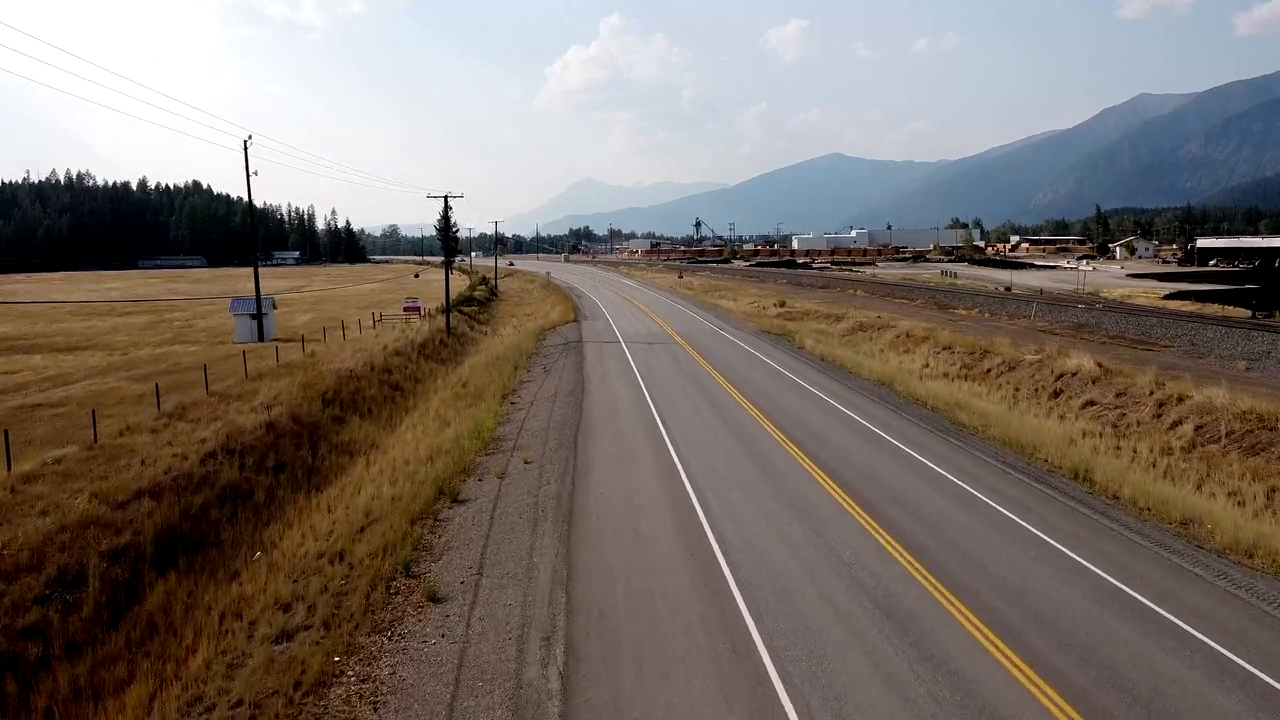
#> input picture frame 30 of road_line_detection/video/video.mp4, 1280 x 720 px
$ jupyter execute road_line_detection.ipynb
#> lines starting #> are read from the running program, lines starting #| are printed output that depends on the picture; after the words box and inside, x2 and y2 are one past the last pixel; in counts of white or black regions, pixels touching at a corner belong together
# **Road Line Detection**

Görüntü işleme klasiklerinden olan çizgi tespiti gerçekleştirilecektir.

Görüntüler çizgilerden ve köşelerden oluşur.

Bu yüzden çizgi tespiti oldukça önemlidir.

Gerçek hayat projesi olarak yolda bulunan şeritlerin tespiti gerçekleştirilecektir.

Otonom araçlarda en temel kurallar aracın gittiği şeridi tespit edebilmesi, şerit değiştirebilmesi ve diğer araçların hangi şeritlerden gittiğini kestirebilmesidir.

Bu nedenle yolda bulunan şeritlerin tespit edilmesi önemli bir konudur.

Yol kenarlarında bulunan çalılar bir sıra halinde diziliyse algoritma tarafından bir şerit olarak algılanabilir.

Bu durum önlenmeye çalışılacaktır.

Yolda uzun bir çizgi tespit edilmeye çalışıldığında etrafta bulunan çalılar, kum tepeleri de tespit edilir, kısa bir çizgi tespit edilmeye çalışıldığında yolda bulunan dönüşler kaçırılır.

Bu trade off'un önlenmesi için parametrelerin uygun bir şekilde ayarlanması gerekmektedir.

[cell 1]
import cv2
import numpy as np

Videoda bulunan önemli bölgelerin alınması için maskeleme işlemi gerçekleştirilir.

[cell 2]
def region_of_interest(image, vertices):
    mask = np.zeros_like(image) #beyaz kısım maskenin seçileceği kısımdır.
    match_mask_color = 255  #255'e beyaza karşılık gelir.

    #fillPoly methodu maskeyi oluşturarak kullanılabilir hale getirir.
    cv2.fillPoly(mask, vertices, match_mask_color)
    masked_image = cv2.bitwise_and(image, mask)
    return masked_image

[cell 3]
def draw_lines(image, lines):

    image = np.copy(image)
    blank_image = np.zeros((image.shape[0], image.shape[1],3), dtype = np.uint8)

    for line in lines:
        for x1,y1,x2,y2 in line:
            cv2.line(blank_image, (x1,y1), (x2,y2), (0,255,0), thickness = 10)

    image = cv2.addWeighted(image, 0.8, blank_image, 1, 0.0)

    return image

[cell 4]
def process(image):
    height, width = frame.shape[0], frame.shape[1]

    region_of_interest_vertices = [(0, height), (width, height), (width, 255)]
    #maskeleme yapmak için kullanılacaktır.
    #projeye göre maskelenecek alan değişiklik göstereceğinden tune edilmesi gerekir.

    #converting bgr to grayscacle format
    gray_scale_image = cv2.cvtColor(image, cv2.COLOR_BGR2GRAY)

    #canny methodu ile kenarlar bulunur.
    #parametreler tune edilerek kenarların tespiti gerçekleşir.
    #burada sadece yol üzerindeki şeritlerin değil, yol kenarında bulunan ağaçların, çalıların da kenarlarının tespiti gerçekleşir.
    canny_image = cv2.Canny(gray_scale_image, 250, 120)

    #maskeleme fonksiyonu çağrılır.
    cropped_image = region_of_interest(canny_image, np.array([region_of_interest_vertices], np.int32))

    #HoughLinesP methodu ile düz çizgiler tespit edilir.
    #minLineLength tune edilmesi gereken bir parametredir, projeye göre değişiklik gösterir.
    #maxLineGap -> gap açıklık demektir. açıklık belirlenerek iki farklı line olduğu tespit edilir.
    lines = cv2.HoughLinesP(cropped_image, rho = 2, theta = np.pi/180, threshold = 200, lines = np.array([]),minLineLength = 150, maxLineGap = 2)
    #print(lines)

    image_with_cropped_image_line = draw_lines(image, lines)

    return image_with_cropped_image_line

[cell 5]
capture = cv2.VideoCapture(r"C:\Users\ilhan\Desktop\video.mp4")

[cell 6]
#video read
while True:

    ret, frame = capture.read()
#> frame is the input picture: shape (720, 1280, 3); mean B, G, R 105.4, 112.4, 122.6


    if ret == True:

        frame = process(frame)
#> in process, `canny_image = cv2.Canny(gray_scale_image, 250, 120)`:
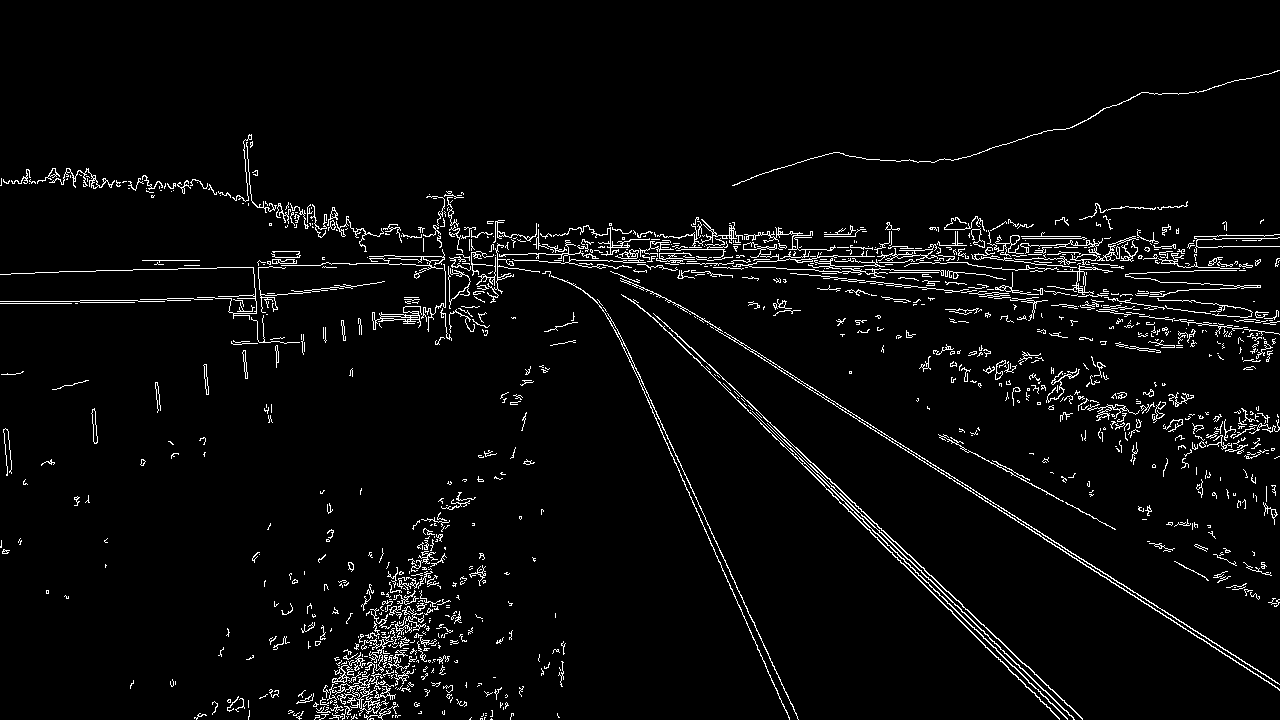
#> canny_image: shape (720, 1280); 3.8% white in thin lines or dots
#> in region_of_interest, `masked_image = cv2.bitwise_and(image, mask)`:
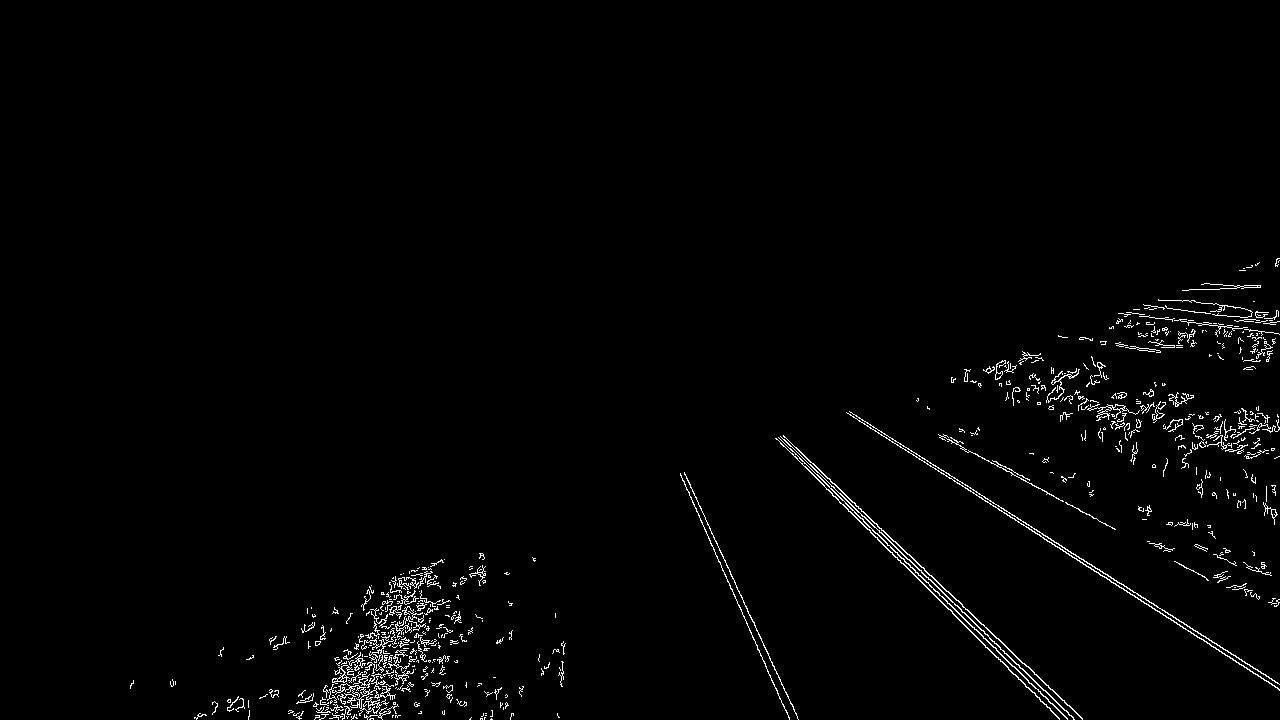
#> masked_image: shape (720, 1280); 1.6% white in thin lines or dots, all inside (x1, y1, x2, y2) = (130, 258, 1280, 720)
#> in process, `lines = cv2.HoughLinesP(cropped_image, rho = 2, theta = np.pi/180, thr..`: lines = [[943, 473, 1130, 594], [897, 557, 1059, 719], [840, 493, 1074, 719], [845, 503, 1048, 699], [1031, 527, 1241, 659], [1051, 542, 1279, 690], [709, 528, 798, 719], [680, 473, 789, 719]]
#> the loop in draw_lines, `for line in lines:` made 8 passes
#> after the loop in draw_lines, `for line in lines:`:
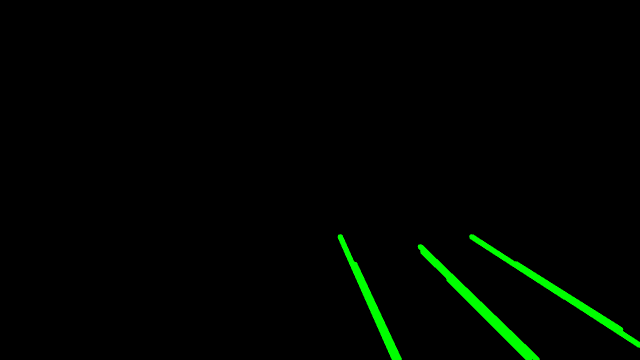
#> blank_image: shape (720, 1280, 3) (shown at 1/2 size); mean of channels 0, 1, 2 0, 4.4, 0; drawn as B, G, R
#> in draw_lines, `image = cv2.addWeighted(image, 0.8, blank_image, 1, 0.0)`:
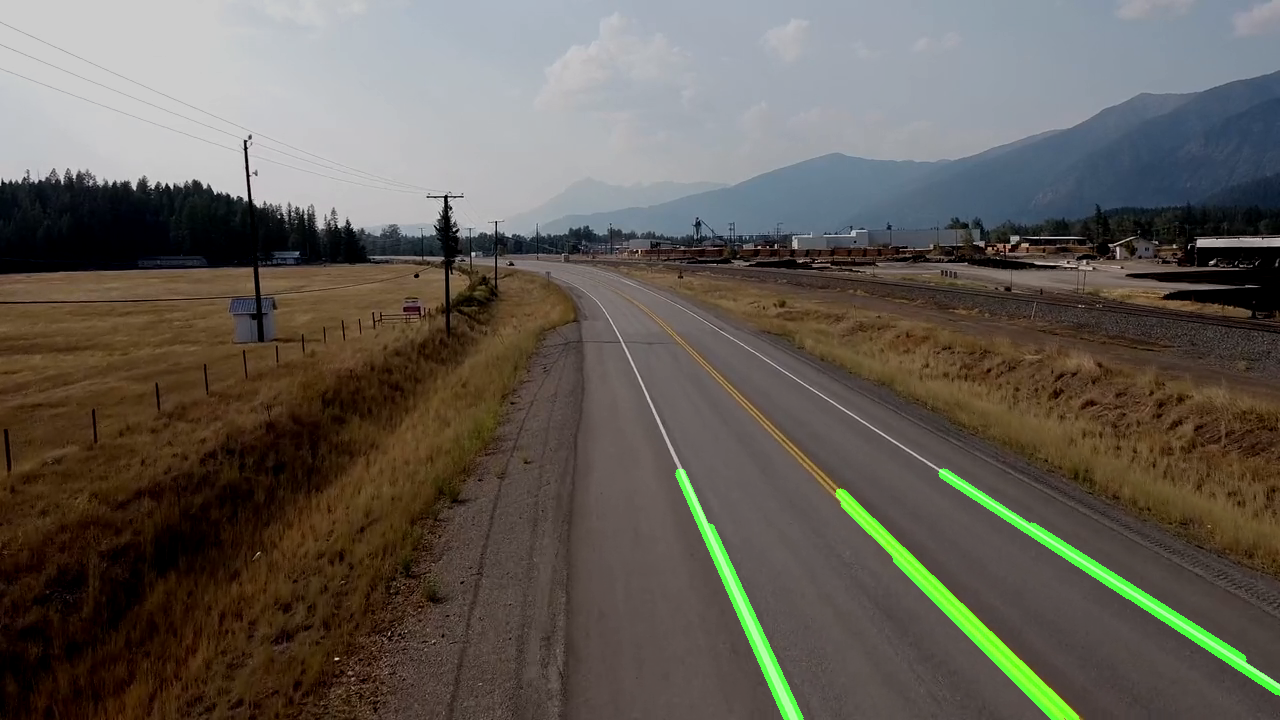
#> image: shape (720, 1280, 3); mean B, G, R 84.3, 92.6, 98.1

        cv2.imshow("Road Line Detection",frame)

        if cv2.waitKey(50) & 0xFF == ord('q'):
#> (key q is pressed here)
            break

    else:
        break

capture.release()
cv2.destroyAllWindows()

$ run again, starting later in the video
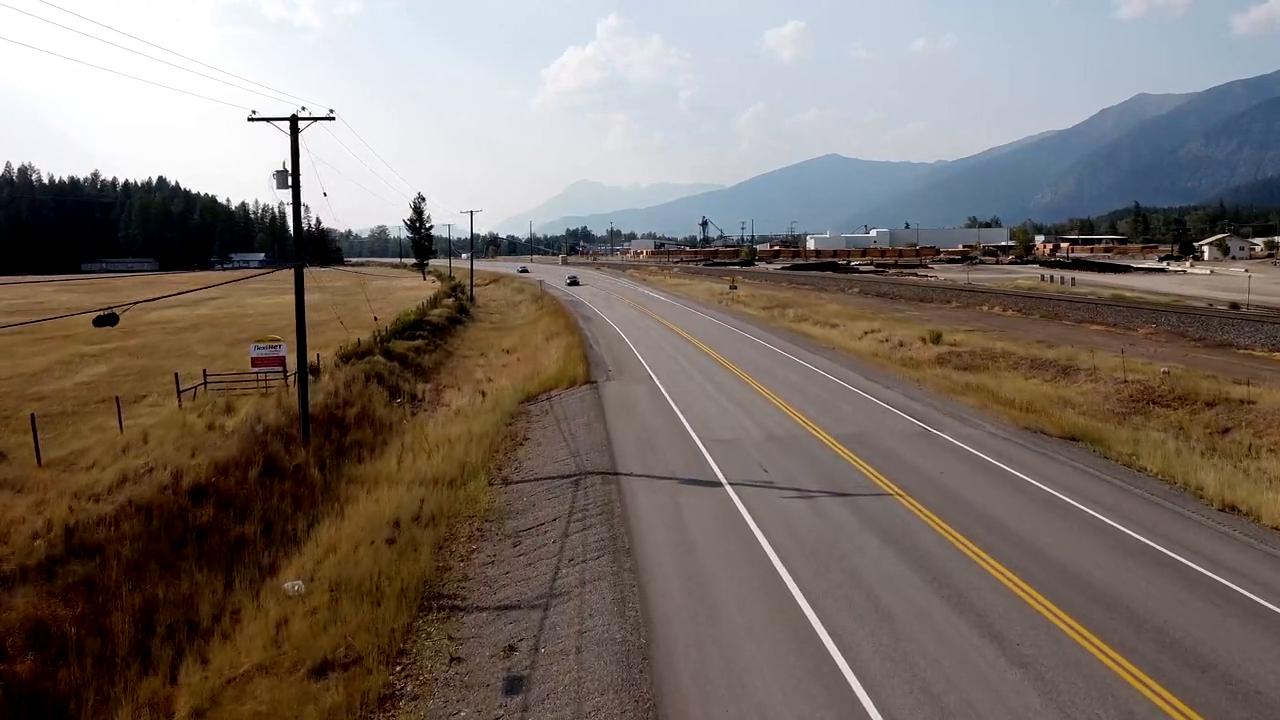
#> input picture frame 137 of road_line_detection/video/video.mp4, 1280 x 720 px
#> frame is the input picture: shape (720, 1280, 3); mean B, G, R 104.7, 112.1, 122.4
#> in process, `canny_image = cv2.Canny(gray_scale_image, 250, 120)`:
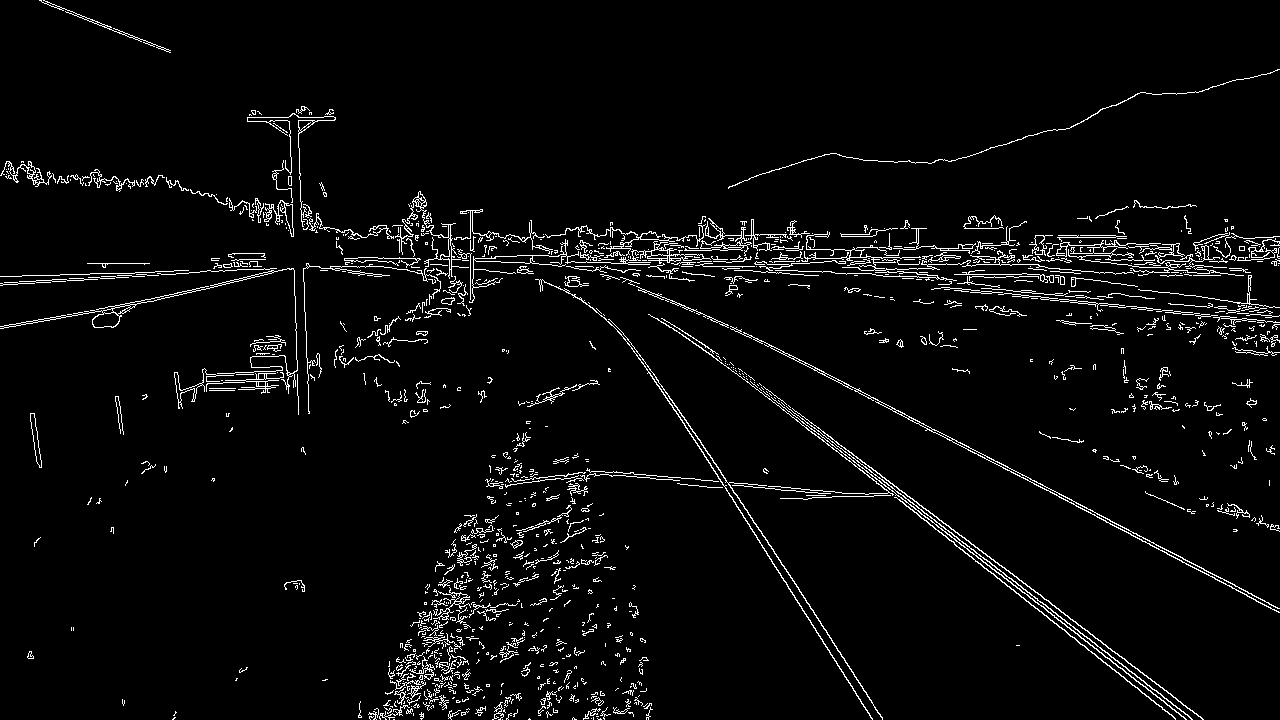
#> canny_image: shape (720, 1280); 3.9% white in thin lines or dots
#> mask: shape (720, 1280); 32.3% white; 1 white region, box (x1, y1, x2, y2) and area: (2, 255, 1280, 720) 297774
#> masked_image: shape (720, 1280); 1.4% white in thin lines or dots, all inside (x1, y1, x2, y2) = (122, 256, 1280, 720)
#> lines = [[813, 424, 1181, 702], [963, 545, 1186, 719], [956, 441, 1128, 529], [1043, 488, 1232, 588], [756, 524, 882, 718], [805, 427, 975, 560], [745, 518, 867, 712]]
#> the loop in draw_lines, `for line in lines:` made 7 passes
#> in draw_lines, `image = cv2.addWeighted(image, 0.8, blank_image, 1, 0.0)`:
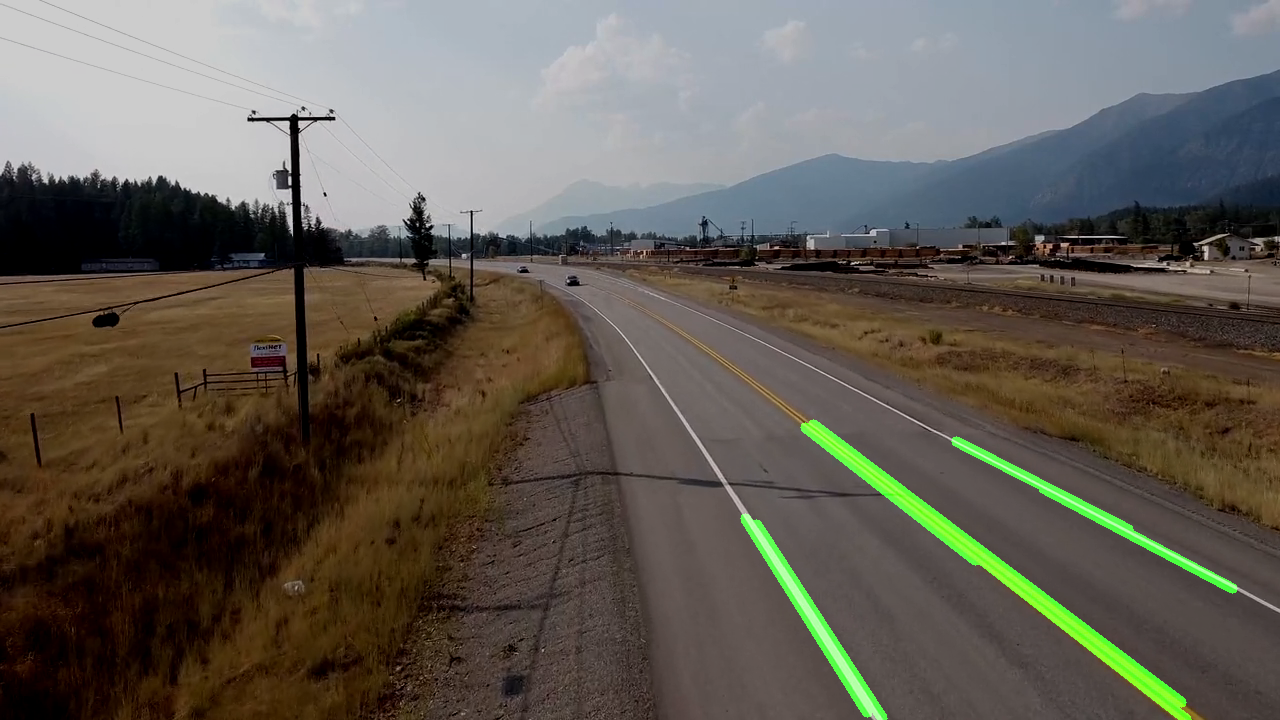
#> image: shape (720, 1280, 3); mean B, G, R 83.8, 92.6, 97.9
